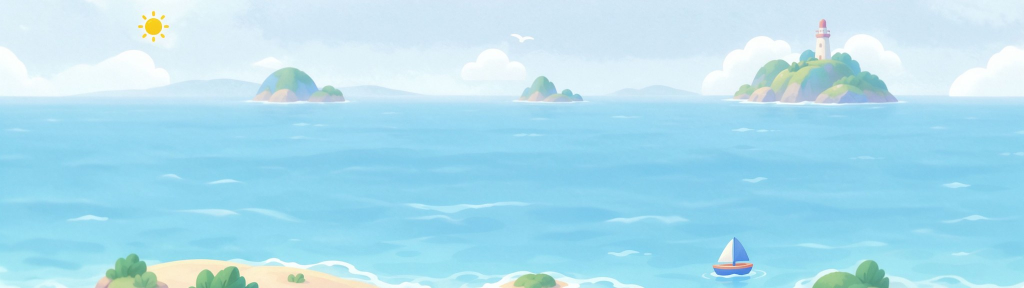
#> input picture web/src/assets/isle-bg.jpg, 2048 x 576 px, found by its file name (shown at 1/2 size)
$ python isle-bg-hero.py
#> lines starting #> are read from the running program, lines starting #| are printed output that depends on the picture
# -*- coding: utf-8 -*-
"""生成首页 hero 用的海洋背景 assets/isle-bg-hero.jpg。

为什么不能让原图直接铺满 hero：
  原图 isle-bg.jpg 是 2048x576（3.556:1），而 hero 要装两层东西 —— 标题区（约 96px）
  + 六座岛区（约 285px），比例约 2.75:1。直接 cover 到 2.75:1 会把左右各裁掉一大块，
  灯塔、帆船、沙滩全出画。所以在上方补一段同色天空，让图本身变成 hero 的比例，
  铺的时候 cover 零裁切。

原图的太阳为什么抹掉：
  补完天空后太阳（x 275..339）落在标题区正下方，会和标题文字、第一座岛叠在一起。
  抹掉后由 DOM 里的太阳图标承担这个角色（参考图里太阳本来就是界面元素，不是背景的一部分）。

接缝怎么做到看不出来：
  1) 先把原图最上面 BAND 行**渐进横向抹平**（向"该行横向平均值"过渡）——
     天空本来就是横向恒定的，这一步只削掉云的横向起伏，人眼看不出来；
  2) 补的天用第 1 步抹平后的那一行向上延伸，所以底行与下面的像素完全相等，接缝为零。
  不用镜像（会把云和远岛翻上去）、不用拉伸（会把云拉成竖条）。
"""
from PIL import Image, ImageOps

SRC = r"D:\aiprojects\study\web\src\assets\isle-bg.jpg"
DST = r"D:\aiprojects\study\web\src\assets\isle-bg-hero.jpg"

CARD_W = 1048.0   # 宽屏下 hero 卡片的实际宽度（wrap 1080 - padding 32）
CARD_H = 381.0    # 标题区 96 + 岛区 285
BAND = 64         # 顶部抹平行数
FLATTEN = 0.94    # 第 0 行抹平强度
WHITEN = 0.45     # 补天区顶部漂白强度（越大越白）

im = Image.open(SRC).convert("RGB")
#> im is the input picture: PIL image 2048x576 RGB; mean R, G, B 173.3, 222.6, 239.3
W, H = im.size
#> W = 2048; H = 576
EXT = round(W / (CARD_W / CARD_H)) - H
#> EXT = 169
print(f"src {W}x{H}  ratio {W / H:.4f}")
#| src 2048x576  ratio 3.5556
print(f"目标卡片 {CARD_W:.0f}x{CARD_H:.0f} -> 新图高 {H + EXT}，向上补 {EXT}px 天空")
#| 目标卡片 1048x381 -> 新图高 745，向上补 169px 天空

# ---------- 1. 抹掉太阳（bbox 275..339 x 21..85）：左右邻列线性插值 ----------
X0, X1, Y1 = 252, 368, 104   # 覆盖范围（含光晕）
XL, XR = 250, 372            # 左右参考列（都在太阳之外）
px = im.load()
patch = Image.new("RGB", (X1 - X0, Y1))
#> patch: PIL image 116x104 RGB; every value is 0
pp = patch.load()
for y in range(Y1):
    l, r = px[XL, y], px[XR, y]
    for x in range(X1 - X0):
        t = x / (X1 - X0 - 1)
        pp[x, y] = (
            int(l[0] + (r[0] - l[0]) * t),
            int(l[1] + (r[1] - l[1]) * t),
            int(l[2] + (r[2] - l[2]) * t),
        )
#> this loop made 104 passes
#> (l, r) on passes 1 to 12: ((228, 246, 250), (238, 247, 252)), ((228, 246, 250), (238, 247, 252)), ((228, 246, 250), (236, 247, 251)), ((228, 246, 250), (235, 246, 250)), ((227, 244, 251), (235, 246, 250)), ((227, 244, 251), (236, 247, 251)), ((226, 243, 250), (236, 247, 251)), ((226, 243, 250), (236, 247, 251)), ((226, 243, 250), (234, 245, 249)), ((227, 244, 251), (235, 246, 250)), ((228, 245, 252), (234, 248, 251)), ((227, 244, 251), (235, 249, 252))
im.paste(patch, (X0, 0))
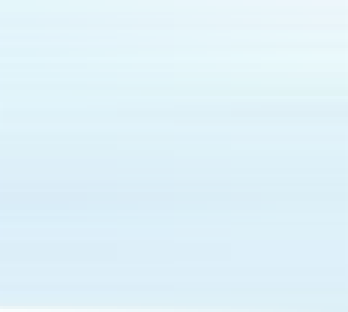
#> patch: PIL image 116x104 RGB (shown 3 times larger); mean R, G, B 224.3, 241.8, 249.2
print("太阳已抹除")

# ---------- 2. 顶部天空横向抹平（削掉云的起伏，接缝才有干净的一行可接） ----------
band = im.crop((0, 0, W, BAND))
# 缩到 1px 宽再放大回来 = 每行的横向平均值，天空的纵向渐变原样保留
smooth = band.resize((1, BAND), Image.BOX).resize((W, BAND), Image.BICUBIC)
m = ImageOps.invert(Image.linear_gradient("L").resize((W, BAND), Image.BILINEAR))
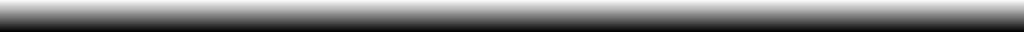
#> m: PIL image 2048x64 L (shown at 1/2 size); min 2, max 253, mean 127
m = m.point(lambda v: int(v * FLATTEN))       # 顶行抹平 94%，向下线性归零
im.paste(smooth, (0, 0), m)
print("顶部天空已抹平")

# ---------- 3. 向上补天空：底行逐列取抹平后的第 0 行 -> 零接缝；向上略渐白 ----------
base = smooth.crop((0, 0, W, 1)).resize((W, EXT), Image.NEAREST)
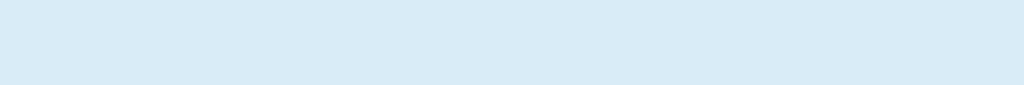
#> base: PIL image 2048x169 RGB (shown at 1/2 size); mean R, G, B 217, 236, 247
white = Image.new("RGB", (W, EXT), (255, 255, 255))
#> white: PIL image 2048x169 RGB; every value is 255
m2 = ImageOps.invert(Image.linear_gradient("L").resize((W, EXT), Image.BILINEAR))
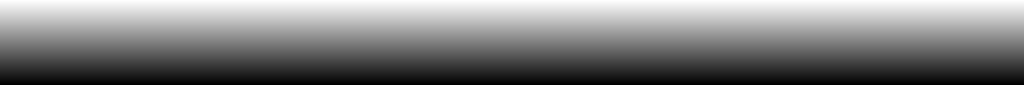
#> m2: PIL image 2048x169 L (shown at 1/2 size); min 0, max 255, mean 127.5
m2 = m2.point(lambda v: int(v * WHITEN))
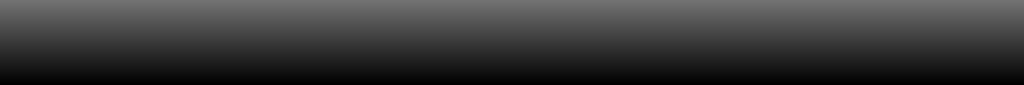
#> m2: PIL image 2048x169 L (shown at 1/2 size); min 0, max 114, mean 56.9
sky = Image.composite(white, base, m2)
print("天空已补")

# ---------- 4. 拼接输出 ----------
out = Image.new("RGB", (W, H + EXT))
#> out: PIL image 2048x745 RGB; every value is 0
out.paste(sky, (0, 0))
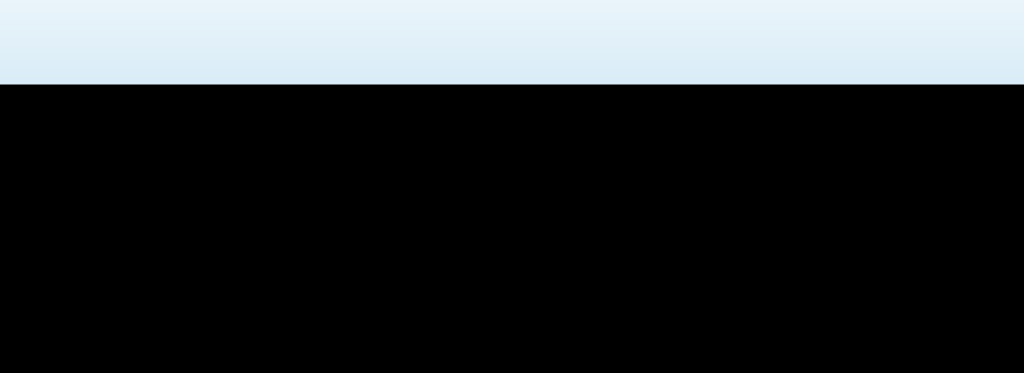
#> out: PIL image 2048x745 RGB (shown at 1/2 size); mean R, G, B 51.1, 54.5, 56.4
out.paste(im, (0, EXT))
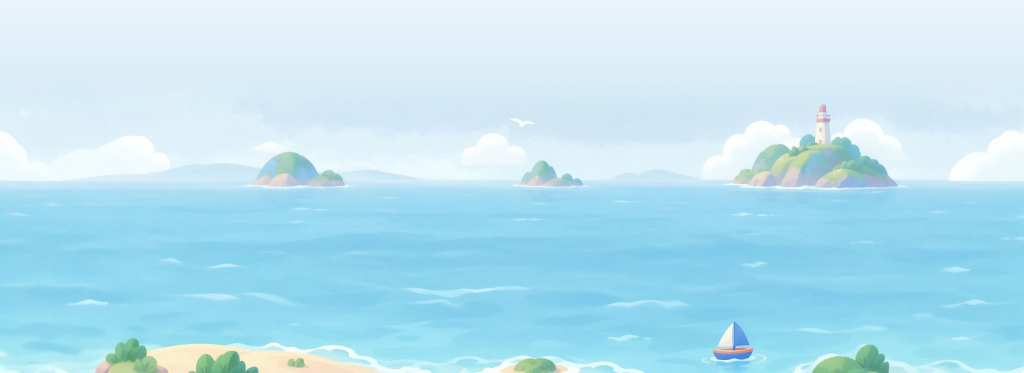
#> out: PIL image 2048x745 RGB (shown at 1/2 size); mean R, G, B 185.1, 226.6, 241.6
out.save(DST, quality=90, subsampling=0, optimize=True)

ratio = out.size[0] / out.size[1]
#> ratio = 2.75
card_h = 1048 / ratio
#> card_h = 381.2
print(f"out {out.size[0]}x{out.size[1]}  ratio {ratio:.4f}")
#| out 2048x745  ratio 2.7490
print(f"  卡片 1048 宽 -> 高 {card_h:.1f}px（目标 {CARD_H}）")
#|   卡片 1048 宽 -> 高 381.2px（目标 381.0）
print(f"  海平线（原 y=202）-> 新图 y={202 + EXT}，卡片内 y={(202 + EXT) / (H + EXT) * card_h:.0f}px")
#|   海平线（原 y=202）-> 新图 y=371，卡片内 y=190px
print(f"  标题区 0..{(EXT + 0) / (H + EXT) * card_h:.0f}px 落在补天区的纯净天空里")
#|   标题区 0..86px 落在补天区的纯净天空里
print(f"  输出 {DST}")
